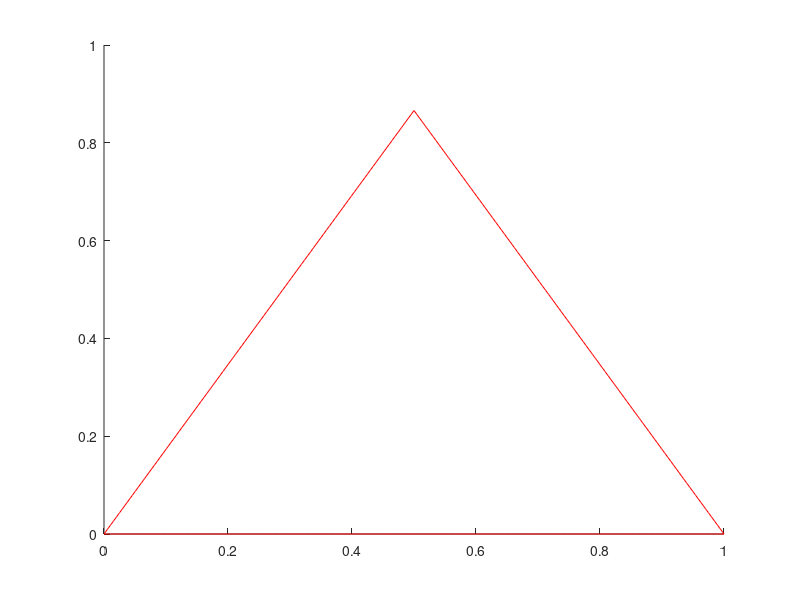

Write MATLAB code to recreate this figure.
function GenerateEquilateralTriangle
triangle1=linspace(0,1);
triangle2=linspace(0,0.5);
triangle3=linspace(0.5,1);
hold on
plot(triangle1,0*triangle1,'r')
plot(triangle2,sqrt(3)*triangle2,'r')
plot(triangle3,-sqrt(3)*triangle3+sqrt(3),'r')